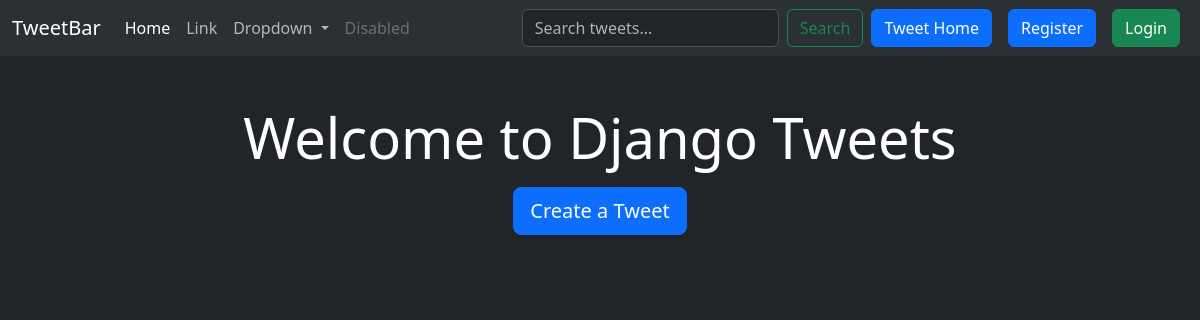
The app's page /, older data.
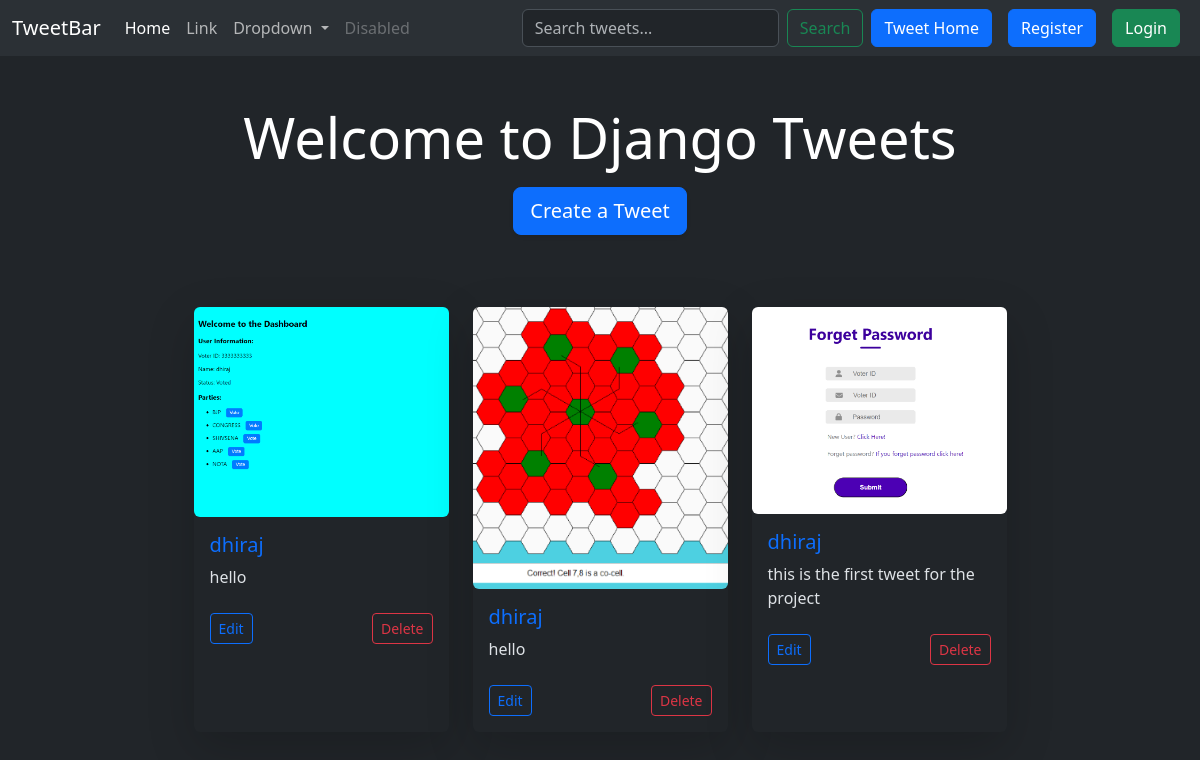
The same page, newer data.
### tweetup/models.py (models this page shows, shortened)
class Tweet(models.Model):
    user = models.ForeignKey(User, on_delete=models.CASCADE)
    text = models.TextField(max_length=240)
    photo = models.ImageField(upload_to="photos/", blank=True, null=True)
    created_at = models.DateTimeField(auto_now_add=True)
    updated_at = models.DateTimeField(auto_now=True)

### tweetup/views.py (the view)
# urls.py: path('', views.tweet_list,name='tweet_list'),
def tweet_list(request):
    tweets=Tweet.objects.all().order_by('-created_at')
    return render(request,'tweet_list.html',{'tweets':tweets})

### tweetup/templates/tweet_list.html (shortened to what this page needs)
{% extends "layout.html" %}
{% block content %}
<div class="container mt-5">
    <h1 class="text-center text-white display-4"> Welcome to Django Tweets </h1>
    <div class="text-center mt-3">
        <a class="btn btn-lg btn-primary shadow-sm" href="{% url 'tweet_create' %}">
             Create a Tweet
        </a>
    </div>
    <div class="row mt-5 g-4 justify-content-center" id="tweetContainer">
        {% for tweet in tweets %}
        <div class="col-lg-3 col-md-4 col-sm-6 d-flex align-items-stretch">
            <div class="card h-100 shadow-lg border-0">
                <img src="{{ tweet.photo.url }}" class="card-img-top img-fluid rounded" alt="{{ tweet.text }}">
                <div class="card-body">
                    <h5 class="card-title text-primary">{{ tweet.user.username }}</h5>
                    <p class="card-text">{{ tweet.text }}</p>
                    <div class="d-flex justify-content-between mt-4">
                        <a href="{% url 'tweet_edit' tweet.id %}" class="btn btn-outline-primary btn-sm">
                             Edit
                        </a>
                        <a href="{% url 'tweet_delete' tweet.id %}" class="btn btn-outline-danger btn-sm">
                             Delete
                        </a>
                    </div>
                </div>
            </div>
        </div>
        {% endfor %}
    </div>
</div>
{% endblock %}

### templates/layout.html (shortened to what this page needs)
{% load static %}
<!DOCTYPE html>
<html lang="en" data-bs-theme="dark">
<head>
    <link href="https://cdn.jsdelivr.net/npm/bootstrap@5.3.3/dist/css/bootstrap.min.css" rel="stylesheet"
>
</head>
<body class="bg-dark">
    <nav class="navbar navbar-expand-lg bg-body-tertiary">
        <div class="container-fluid">
          <a class="navbar-brand" href="#">TweetBar</a>
          <div class="collapse navbar-collapse" id="navbarSupportedContent">
            <ul class="navbar-nav me-auto mb-2 mb-lg-0">
              <li class="nav-item">
                <a class="nav-link active" aria-current="page" href="#">Home</a>
              </li>
              <li class="nav-item">
                <a class="nav-link" href="#">Link</a>
              </li>
              <li class="nav-item dropdown">
                <a class="nav-link dropdown-toggle" href="#" role="button" data-bs-toggle="dropdown" aria-expanded="false">
                  Dropdown
                </a>
              </li>
              <li class="nav-item">
                <a class="nav-link disabled" aria-disabled="true">Disabled</a>
              </li>
            </ul>
            <form class="d-flex" role="search" action="{% url 'tweet_search' %}" method="get">
              <input class="form-control me-2" type="search" name="query" placeholder="Search tweets..." aria-label="Search">
              <button class="btn btn-outline-success" type="submit">Search</button>
          </form>
            <a href="{% url 'tweet_list'%}" class="btn btn-primary mx-2">Tweet Home</a>
            {% if user.is_authenticated %}
            <form method="post" action="{% url 'logout' %}">
              {% csrf_token %}
              <button class="btn btn-danger" type="submit"> Logout </button>
            </form>
            {% else %}
            <a href="{% url 'register'%}" class="btn btn-primary mx-2"> Register </a>
            <a href="{% url 'login'%}" class="btn btn-success mx-2"> Login </a>
            {% endif %}
          </div>
        </div>
      </nav>
    <div class="container">
        {% block content %}
        {% endblock %}
    </div>
</body>
</html>

Row changes from the older to the newer data that the page shows:
added Tweet: photo (picture), user.username "dhiraj", text "hello"
added Tweet: photo (picture), user.username "dhiraj", text "hello"
added Tweet: photo (picture), user.username "dhiraj", text "this is the first tweet for the project"
